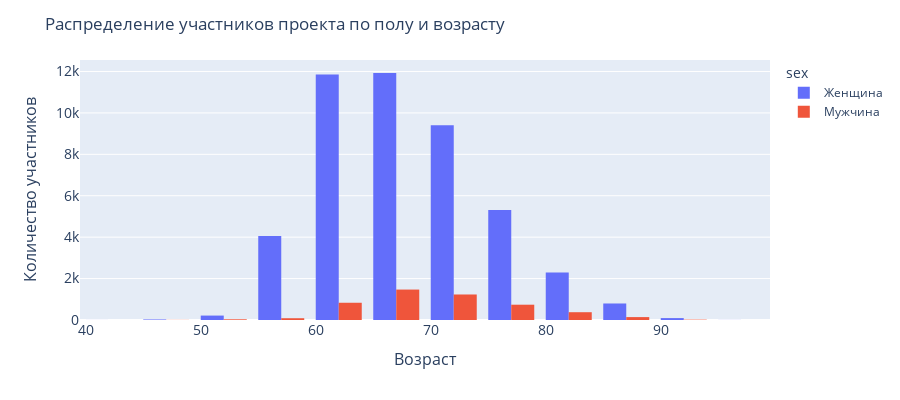

Write notebook code for a chart like this one.
### Markdown cell above
# Визуализация и анализ

### Code cell
viz = df.copy()
df1 = viz.groupby(['sex', 'age']).agg({"num_client": 'nunique'}).reset_index()
fig = px.histogram(df1, 
                   x="age", 
                   y="num_client",
                   color='sex',
                   barmode='group',
                   height=400)
fig.update_layout(title_text='Распределение участников проекта по полу и возрасту',
                  xaxis_tickfont_size=14, 
                  yaxis=dict(
                      title='Количество участников', 
                      titlefont_size=16,
                      tickfont_size=14),
                  xaxis=dict(
                      title='Возраст',
                      titlefont_size=16,
                      tickfont_size=14),
                 )
fig.show()

### Figure 1 — Plotly figure (JSON) as saved in the notebook; plotly's stock layout.template omitted (floating-point values rounded to 4 significant figures)
{"data": [{"alignmentgroup": "True", "bingroup": "x", "histfunc": "sum", "hovertemplate": "sex=Женщина<br>age=%{x}<br>sum of num_client=%{y}<extra></extra>", "legendgroup": "Женщина", "marker": {"color": "#636efa", "pattern": {"shape": ""}}, "name": "Женщина", "offsetgroup": "Женщина", "orientation": "v", "showlegend": true, "type": "histogram", "x": [42, 43, 46, 47, 48, 49, 50, 51, 52, 53, 54, 55, 56, 57, 58, 59, 60, 61, 62, 63, 64, 65, 66, 67, 68, 69, 70, 71, 72, 73, 74, 75, 76, 77, 78, 79, 80, 81, 82, 83, 84, 85, 86, 87, 88, 89, 90, 91, 92, 93, 94, 95, 96, 97], "xaxis": "x", "y": [1, 1, 2, 7, 6, 12, 10, 27, 37, 68, 72, 144, 432, 740, 1162, 1573, 1997, 2277, 2437, 2550, 2592, 2438, 2390, 2464, 2379, 2256, 2092, 2079, 1802, 1711, 1720, 1335, 1618, 1185, 697, 476, 287, 518, 569, 477, 438, 333, 246, 117, 66, 35, 37, 28, 15, 7, 5, 2, 1, 1], "yaxis": "y"}, {"alignmentgroup": "True", "bingroup": "x", "histfunc": "sum", "hovertemplate": "sex=Мужчина<br>age=%{x}<br>sum of num_client=%{y}<extra></extra>", "legendgroup": "Мужчина", "marker": {"color": "#EF553B", "pattern": {"shape": ""}}, "name": "Мужчина", "offsetgroup": "Мужчина", "orientation": "v", "showlegend": true, "type": "histogram", "x": [42, 46, 47, 48, 49, 50, 51, 52, 53, 54, 55, 56, 57, 58, 59, 60, 61, 62, 63, 64, 65, 66, 67, 68, 69, 70, 71, 72, 73, 74, 75, 76, 77, 78, 79, 80, 81, 82, 83, 84, 85, 86, 87, 88, 89, 90, 91, 92, 93, 96], "xaxis": "x", "y": [1, 1, 1, 1, 3, 2, 7, 7, 7, 11, 9, 16, 7, 22, 32, 51, 120, 157, 213, 292, 272, 294, 288, 326, 290, 269, 240, 247, 229, 247, 186, 222, 161, 95, 75, 50, 85, 83, 80, 78, 51, 47, 18, 16, 8, 7, 7, 1, 2, 1], "yaxis": "y"}], "layout": {"barmode": "group", "height": 400, "legend": {"title": {"text": "sex"}, "tracegroupgap": 0}, "margin": {"t": 60}, "title": {"text": "Распределение участников проекта по полу и возрасту"}, "xaxis": {"anchor": "y", "domain": [0, 1], "tickfont": {"size": 14}, "title": {"font": {"size": 16}, "text": "Возраст"}}, "yaxis": {"anchor": "x", "domain": [0, 1], "tickfont": {"size": 14}, "title": {"font": {"size": 16}, "text": "Количество участников"}}}}
